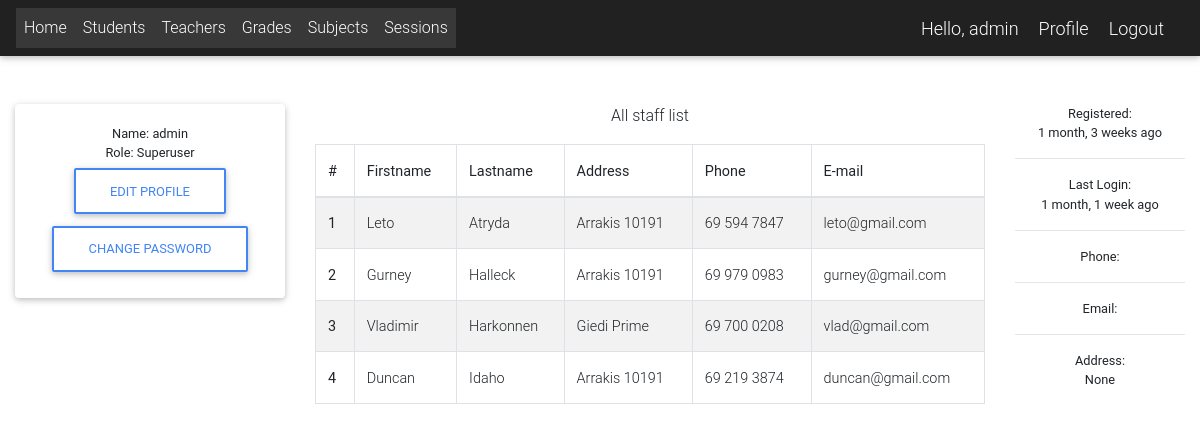
/profile/ (signed in), run on an earlier commit of the app's database.
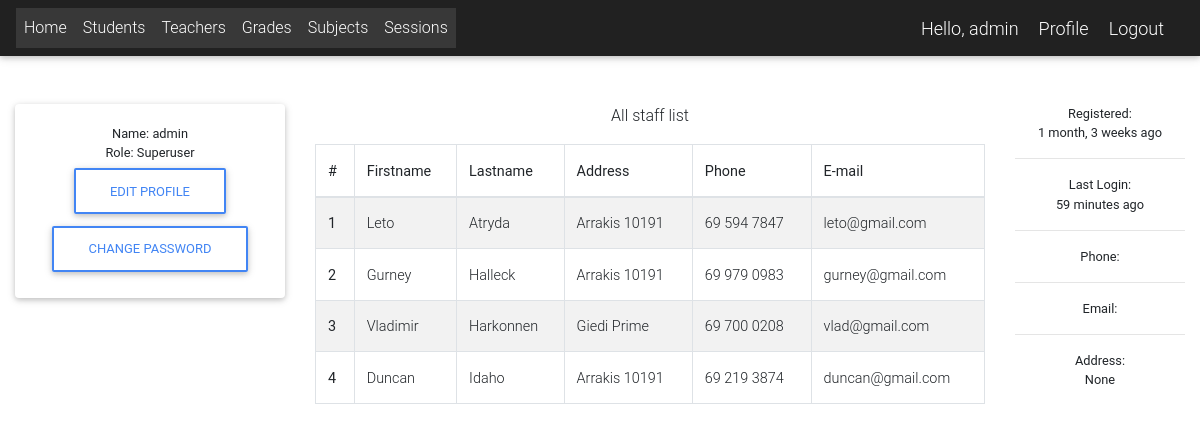
And on a later commit of the database.
### app/models.py (models this page shows, shortened)
class User(AbstractUser):
    is_student = models.BooleanField(default=False)
    is_teacher = models.BooleanField(default=False)
    is_director = models.BooleanField(default=False)
    phone = models.CharField(max_length=60, blank=True, null=True)
    address = models.CharField(max_length=60, blank=True, null=True)
    email = models.EmailField(blank=True, null=True)
    username_validator = ASCIIUsernameValidator()
    def get_full_name(self):
        full_name = self.username
        if self.first_name and self.last_name:
            full_name = self.last_name + " " + self.first_name
        return full_name

### app/decorators.py (the view)
    def wrapped_func(request, *args, **kwargs):
        request = is_logged_in(request)
        resp = func(request, *args, **kwargs)
        return resp

### app/utils.py (called while the page is built)
def is_logged_in(request):
    if request.user.is_authenticated:
        return request
    raise PermissionDenied

### app/views.py (called while the page is built)
@login_required
def profile(request):
    person = Adapter(request.user)
    return render(request, 'profile/profile2.html', {'person': person})

    def subjects(self):
        if self.__person.is_teacher:
            return Subject.objects.filter(teacher=self.__person.teacher)
        elif self.__person.is_student:
            return Subject.objects.filter(branch=self.__person.student.students_class).filter(
                year=self.__person.student.year)
        else:
            return User.objects.filter(is_teacher=True)

    def full_name(self):
        full_name = self.__person.username
        if self.__person.first_name and self.__person.last_name:
            full_name = self.__person.first_name + " " + self.__person.last_name
        return full_name

    def is_from_school(self):
        return self.__person.is_teacher or self.__person.is_student

### templates/profile/profile2.html (shortened to what this page needs)
{% extends 'Links.html' %}
{% load static %}
{% load humanize %}
{% block content %}
    <div class="container-fluid mt-5">
        <div class="row">
            <div class="col-md-3">
                <div class="card">
                    {% if user.is_superuser %}
                        <div class="card-body card-body-cascade text-center">
                            <small>Name: {{ person.full_name }}</small><br>
                            <small>Role: Superuser</small><br>
                            <a href="{% url 'edit_profile' %}" type="button" class="btn btn-outline-primary">Edit
                                profile</a>
                            <a href="{% url 'change_password' %}" type="button" class="btn btn-outline-primary">Change
                                password</a>
                        </div>
                    {% endif %}
                </div>
            </div>
            {% if user.is_superuser %}
                <div class="col-md-7 text-center">
                    <p>All staff list</p>
                    <div class="table-wrapper-scroll-y">
                        <table class="table table-bordered table-striped">
                            <thead>
                            <tr>
                                <th scope="col">#</th>
                                <th scope="col">Firstname</th>
                                <th scope="col">Lastname</th>
                                <th scope="col">Address</th>
                                <th scope="col">Phone</th>
                                <th scope="col">E-mail</th>
                            </tr>
                            </thead>
                            <tbody>
                            {% for staff in person.subjects %}
                                <tr>
                                    <th scope="row">{{ forloop.counter }}</th>
                                    <td>{{ staff.first_name }}</td>
                                    <td>{{ staff.last_name }}</td>
                                    <td>{{ staff.address }}</td>
                                    <td>{{ staff.phone }}</td>
                                    <td>{{ staff.email }}</td>
                                </tr>
                            {% endfor %}
                            </tbody>
                        </table>
                    </div>
                </div>
            {% endif %}
            <div class="col-md-2 text-center">
                <small> Registered:<br>
                    {{ user.date_joined|naturaltime }}
                </small>
                <hr/>
                <small> Last Login:<br>
                    {% if user.last_login == None %}
                        Never
                    {% else %}
                        {{ user.last_login|naturaltime }}
                    {% endif %}
                </small>
                <hr/>
                <small> Phone:<br>
                </small>
                <hr/>
                <small> Email:<br>
                </small>
                <hr/>
                <small> Address:<br>
                    {{ user.address }}
                </small>
            </div>
        </div>
    </div>
{% endblock %}

### templates/navbar.html (shortened to what this page needs)
{% load static %}
<nav class="navbar navbar-expand-lg navbar-dark bg-dark">
    <div class="collapse navbar-collapse" id="navbarNav">
        {% if request.user.is_authenticated %}
            <ul class="navbar-nav">
                <li class="nav-item active">
                    <a class="nav-link" href="{% url 'home' %}">Home</a>
                </li>
                <li class="nav-item active">
                    <a class="nav-link" href="{% url 'student_list' %}">Students</a>
                </li>
                <li class="nav-item active">
                    <a class="nav-link" href="{% url 'teacher_list' %}">Teachers</a>
                </li>
                <li class="nav-item active">
                    <a class="nav-link" href="{% url 'grades_list' %}">Grades</a>
                </li>
                <li class="nav-item active">
                    <a class="nav-link" href="{% url 'subject_list' %}">Subjects</a>
                    {% if  request.user.is_superuser or request.user.is_director %}
                        </li>
                        <li class="nav-item active">
                        <a class="nav-link" href="{% url 'session_list' %}">Sessions</a>
                    {% endif %}
            </ul>
            </div>
            <span class="greet">Hello, {{ request.user.get_full_name }}</span>
            <span><a class="greet" href="{% url 'profile' %}">Profile</a></span>
            <span><a class="greet" href="{% url 'logout' %}">Logout</a></span>
        {% endif %}
</nav>

What changed in the data, as far as the page shows it:
changed User "admin": last_login "1 month, 1 week ago" → "59 minutes ago"
